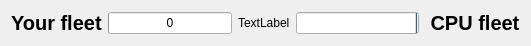
  <widget class="QWidget" name="layoutWidget">
   <property name="geometry">
    <rect>
     <x>40</x>
     <y>6</y>
     <width>531</width>
     <height>31</height>
    </rect>
   </property>
   <layout class="QHBoxLayout" name="horizontalLayout_2">
    <item>
     <widget class="QLabel" name="titleplayer1">
      <property name="font">
       <font>
        <pointsize>15</pointsize>
        <weight>75</weight>
        <bold>true</bold>
       </font>
      </property>
      <property name="text">
       <string>Your fleet</string>
      </property>
     </widget>
    </item>
    <item>
     <widget class="QProgressBar" name="playerBar">
      <property name="maximum">
       <number>9</number>
      </property>
      <property name="value">
       <number>0</number>
      </property>
      <property name="textDirection">
       <enum>QProgressBar::TopToBottom</enum>
      </property>
      <property name="format">
       <string>%v</string>
      </property>
     </widget>
    </item>
    <item>
     <widget class="QLabel" name="vslabel">
      <property name="text">
       <string>TextLabel</string>
      </property>
     </widget>
    </item>
    <item>
     <widget class="QProgressBar" name="cpuBar">
      <property name="layoutDirection">
       <enum>Qt::RightToLeft</enum>
      </property>
      <property name="maximum">
       <number>9</number>
      </property>
      <property name="value">
       <number>0</number>
      </property>
      <property name="format">
       <string>%v</string>
      </property>
     </widget>
    </item>
    <item>
     <widget class="QLabel" name="label_2">
      <property name="font">
       <font>
        <pointsize>15</pointsize>
        <weight>75</weight>
        <bold>true</bold>
       </font>
      </property>
      <property name="text">
       <string> CPU fleet</string>
      </property>
     </widget>
    </item>
   </layout>
  </widget>
